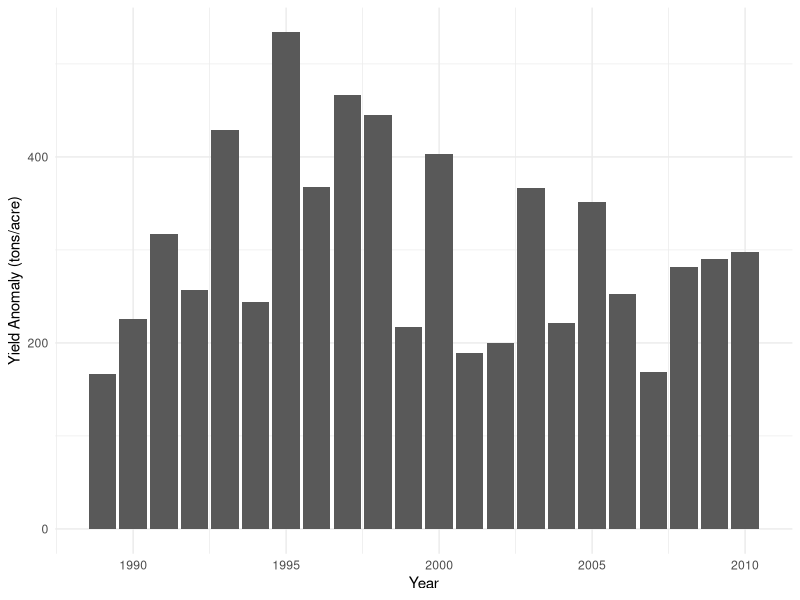

Write R code to recreate this figure.
## ---- chunk 1
knitr::opts_chunk$set(echo = TRUE)
## ---- chunk 2
# Load packages
library(tidyverse)
library(here)
## ---- chunk 3
data <- read_delim(file = here("data", "clim.txt"), delim = " ")

data_annual <- data %>%
  group_by(year, wy) %>% 
  summarize(total_precip = sum(precip), min_temp = min(tmin_c))

data_feb <- data_annual %>% filter(year == 2)
data_jan <- data_annual %>% filter(year == 1)
## ---- chunk 4
# Model parameters 
almond_model <- function(monthly_temp, monthly_precip, temp_param_1 = -0.015, temp_param_2 = -0.0046, precip_param_1 = -0.07, precip_param_2 = 0.0043, constant = 0.28) {
  
# Model function
yield_anomaly <- (temp_param_1*monthly_temp + temp_param_2*monthly_temp^2 + precip_param_1*monthly_precip + precip_param_2*monthly_precip^2 + constant)

return(yield_anomaly)
}
  
## ---- chunk 5
yield_anom <- data.frame("year" = unique(data_annual$wy)) %>% mutate(anomaly = NA)

for (i in 1:length(yield_anom$year)) {
  anom <- almond_model(monthly_temp = data_feb$min_temp[i], monthly_precip = data_jan$total_precip[i])
  yield_anom$anomaly[i] <- anom
}

yield_anom <- yield_anom %>% drop_na()
## ---- chunk 6
ggplot(data = yield_anom, aes(x = year, y = anomaly)) +
  geom_col() +
  theme_minimal() +
  labs(x = "Year", y = "Yield Anomaly (tons/acre)")
